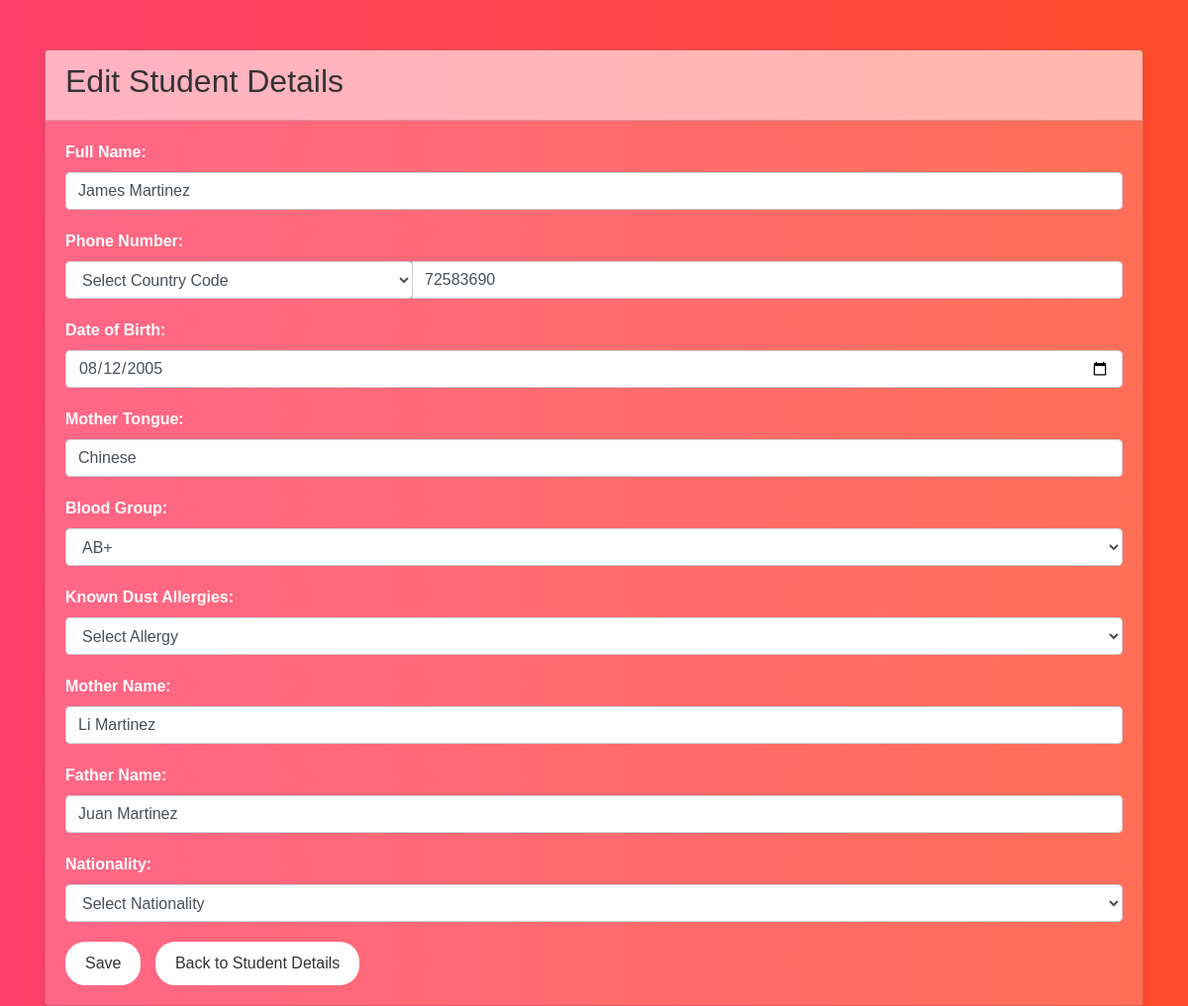
Page /edit_student.php?id=7 (signed in) on the committed database.
### tables this page shows
CREATE TABLE `StudentRecords` (
  `student_id` int(11) NOT NULL,
  `full_name` varchar(100) NOT NULL,
  `phone_number` varchar(15) DEFAULT NULL,
  `dob` date DEFAULT NULL,
  `mother_tongue` varchar(50) DEFAULT NULL,
  `blood_group` varchar(5) DEFAULT NULL,
  `known_dust_allergies` varchar(100) DEFAULT NULL,
  `mother_name` varchar(100) DEFAULT NULL,
  `father_name` varchar(100) DEFAULT NULL,
  `nationality` varchar(50) DEFAULT NULL
);

### edit_student.php (the view, shortened to what this page needs)
<!DOCTYPE html>
<html lang="en">
<head>
    <link href="https://stackpath.bootstrapcdn.com/bootstrap/4.5.2/css/bootstrap.min.css" rel="stylesheet">
</head>
<body>
    <div class="container">
        <?php
        include 'db_connect.php';
        if (isset($_GET['id'])) {
            $student_id = $_GET['id'];
            $sql_student_details = "SELECT * FROM StudentRecords WHERE student_id = $student_id";
            $result_student_details = $connection->query($sql_student_details);
            if ($result_student_details->num_rows > 0) {
                $student_details = $result_student_details->fetch_assoc();
        ?>
        <div class="card">
            <div class="card-header">
                <h2>Edit Student Details</h2>
            </div>
            <div class="card-body">
                <form action="<?php echo htmlspecialchars($_SERVER["PHP_SELF"]); ?>" method="POST">
                    <div class="form-group">
                        <label for="full_name">Full Name:</label>
                        <input type="text" class="form-control" id="full_name" name="full_name" value="<?php echo $student_details['full_name']; ?>" required>
                    </div>
                    <div class="form-group">
                        <label for="phone_number">Phone Number:</label>
                        <div class="input-group">
                            <div class="input-group-prepend">
                                <select class="form-control" id="country_code" name="country_code" required>
                                    <option value="">Select Country Code</option>
                                </select>
                            </div>
                            <input type="tel" class="form-control" id="phone_number" name="phone_number" pattern="[0-9]{10}" placeholder="Enter Phone Number" value="<?php echo substr($student_details['phone_number'], 2); ?>" required>
                        </div>
                    </div>
                    <div class="form-group">
                        <label for="dob">Date of Birth:</label>
                        <input type="date" class="form-control" id="dob" name="dob" value="<?php echo $student_details['dob']; ?>" required>
                    </div>
                    <div class="form-group">
                        <label for="mother_tongue">Mother Tongue:</label>
                        <input type="text" class="form-control" id="mother_tongue" name="mother_tongue" value="<?php echo $student_details['mother_tongue']; ?>" required>
                    </div>
                    <div class="form-group">
                        <label for="blood_group">Blood Group:</label>
                        <select class="form-control" id="blood_group" name="blood_group" required>
                            <option value="AB+" <?php if($student_details['blood_group'] == "AB+") echo "selected"; ?>>AB+</option>
                        </select>
                    </div>
                    <div class="form-group">
                        <label for="known_dust_allergies">Known Dust Allergies:</label>
                        <select class="form-control" id="known_dust_allergies" name="known_dust_allergies" required>
                            <option value="">Select Allergy</option>
                        </select>
                    </div>
                    <div class="form-group">
                        <label for="mother_name">Mother Name:</label>
                        <input type="text" class="form-control" id="mother_name" name="mother_name" value="<?php echo $student_details['mother_name']; ?>" required>
                    </div>
                    <div class="form-group">
                        <label for="father_name">Father Name:</label>
                        <input type="text" class="form-control" id="father_name" name="father_name" value="<?php echo $student_details['father_name']; ?>" required>
                    </div>
                    <div class="form-group">
                        <label for="nationality">Nationality:</label>
                        <select class="form-control" id="nationality" name="nationality" required>
                            <option value="">Select Nationality</option>
                        </select>
                    </div>
                    <button type="submit" class="btn btn-save">Save</button>
                    <a href="student_details.php?id=<?php echo $student_id; ?>" class="btn btn-back">Back to Student Details</a>
                </form>
            </div>
        </div>
        <?php } else {
            echo "<div class='alert alert-danger' role='alert'>Student not found.</div>";
        }
        } else {
            echo "<div class='alert alert-danger' role='alert'>Invalid request.</div>";
        }
        ?>
    </div>
</body>
</html>

### edit_student.php (style rules this page uses)
body { font-family: Arial, sans-serif; background: linear-gradient(to right, #FF416C, #FF4B2B); color: #fff; }
.container { margin-top: 50px; }
.card { background-color: rgba(255, 255, 255, 0.2); box-shadow: 0 4px 8px rgba(0, 0, 0, 0.1); transition: 0.3s; }
.card-header { background-color: rgba(255, 255, 255, 0.5); color: #333; font-weight: bold; }
.card-body { padding: 20px; }
.form-group { margin-bottom: 20px; }
label { font-weight: bold; }
.btn-save, .btn-back { background-color: #fff; color: #333; border: none; border-radius: 20px; padding: 10px 20px; margin-right: 10px; text-decoration: none; }

### rows in the picture
studentrecords: full_name "James Martinez", phone_number "72583690", dob "08/12/2005", mother_tongue "Chinese", blood_group "AB+", mother_name "Li Martinez", father_name "Juan Martinez"
